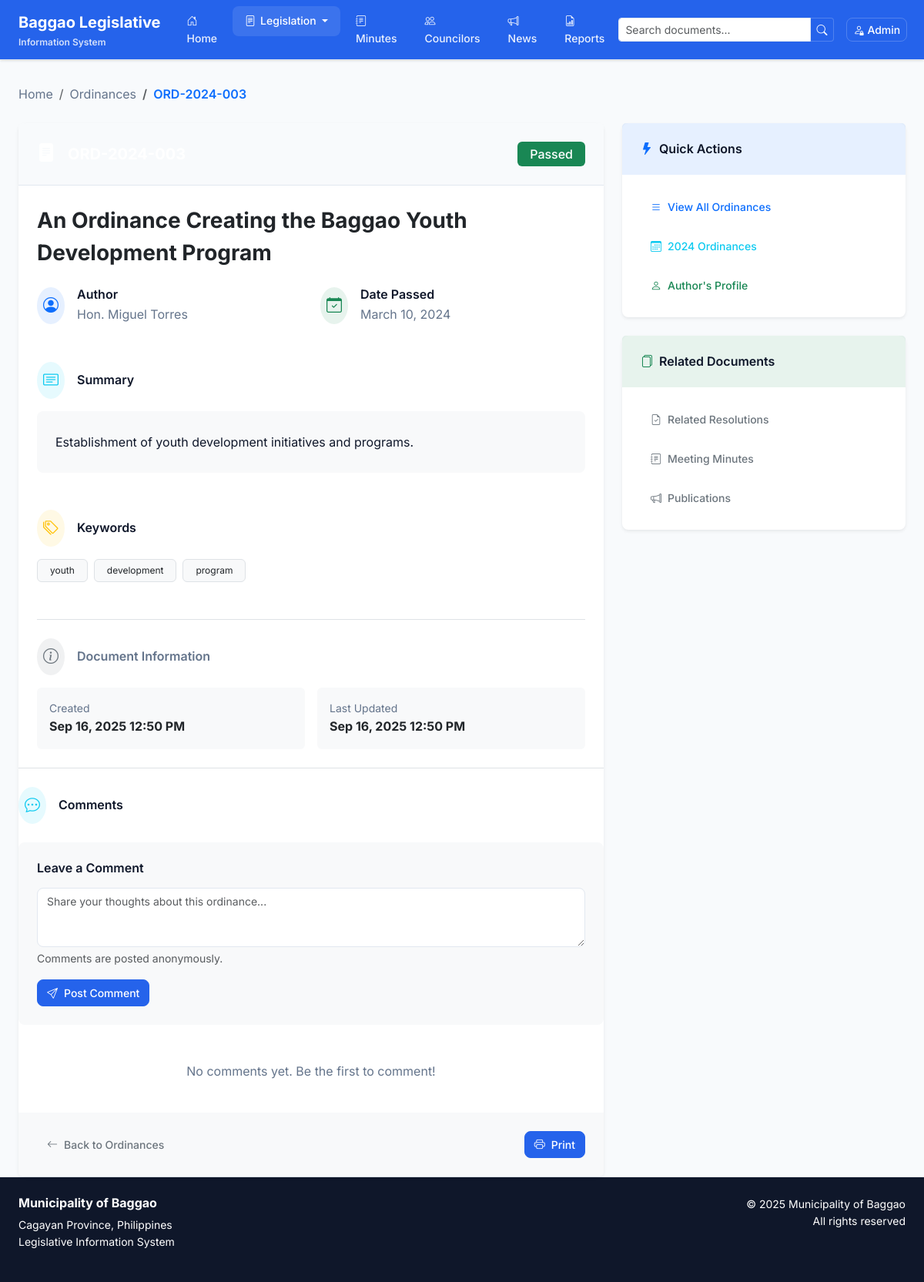
/ordinances/view/3, run on an earlier commit of the app's database.
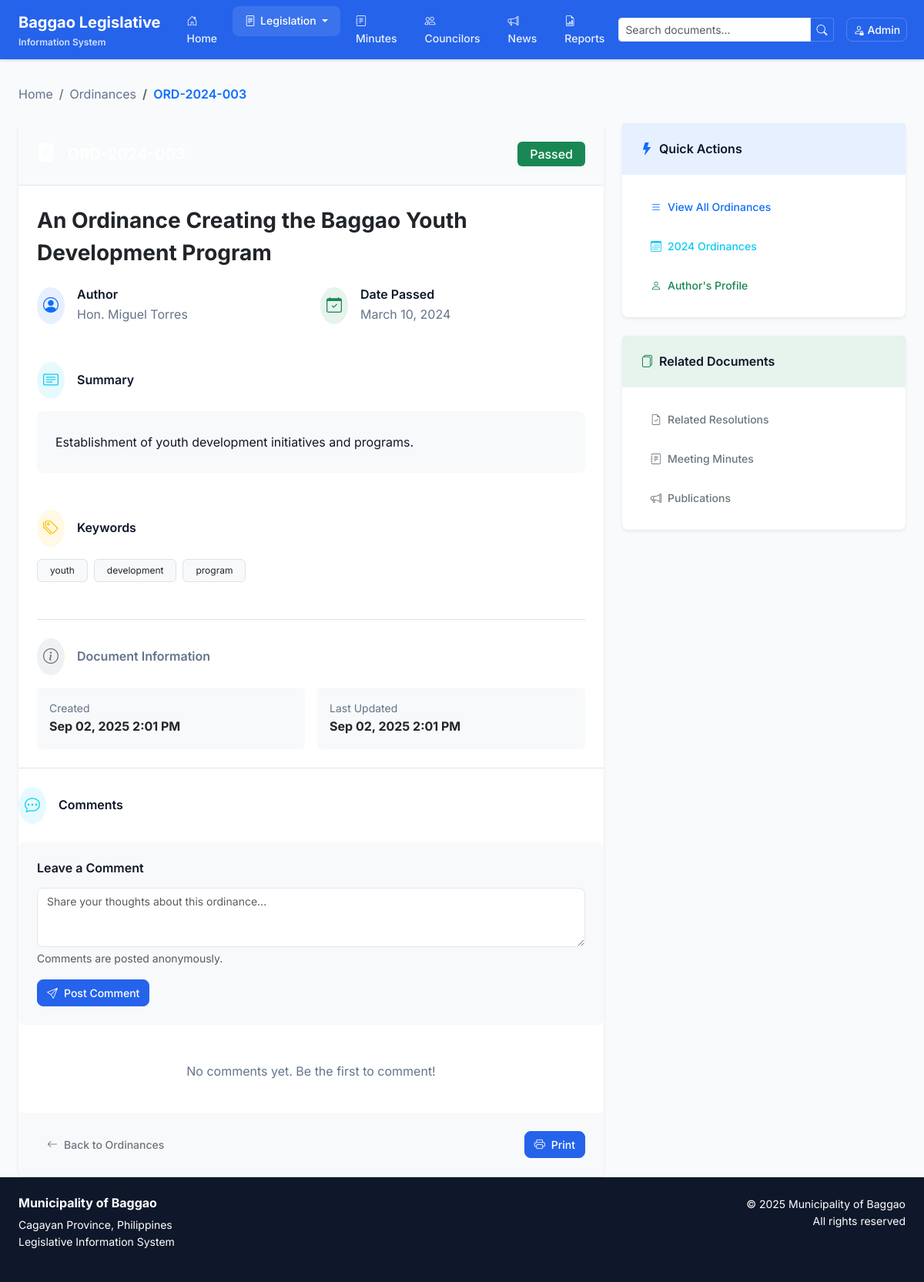
And on a later commit of the database.
### tables this page shows
CREATE TABLE `ordinances` (
  `id` int(11) NOT NULL,
  `ordinance_number` varchar(50) NOT NULL,
  `title` text NOT NULL,
  `author_id` int(11) NOT NULL,
  `date_passed` date NOT NULL,
  `status` enum('passed','pending','rejected') DEFAULT 'pending',
  `file_path` varchar(255) DEFAULT NULL,
  `summary` text DEFAULT NULL,
  `keywords` varchar(255) DEFAULT NULL,
  `created_at` timestamp NOT NULL DEFAULT current_timestamp(),
  `updated_at` timestamp NOT NULL DEFAULT current_timestamp() ON UPDATE current_timestamp()
);

CREATE TABLE `councilors` (
  `id` int(11) NOT NULL,
  `name` varchar(100) NOT NULL,
  `photo` varchar(255) DEFAULT NULL,
  `position` varchar(50) NOT NULL,
  `term_start` year(4) NOT NULL,
  `term_end` year(4) NOT NULL,
  `committees` text DEFAULT NULL,
  `contact_info` text DEFAULT NULL,
  `status` enum('active','inactive') DEFAULT 'active',
  `created_at` timestamp NOT NULL DEFAULT current_timestamp(),
  `updated_at` timestamp NOT NULL DEFAULT current_timestamp() ON UPDATE current_timestamp()
);

### core/Controller.php (called while the page is built, shortened)
<?php
class Controller {
    protected function loadView($view, $data = []) {
        extract($data);
        include "views/{$view}.php";
        include "views/layout.php";
    }
}
?>

### controllers/OrdinanceController.php (called while the page is built, shortened)
<?php
class OrdinanceController extends Controller {
    public function view($id) {
        $ordinanceModel = new Ordinance();
        $ordinance = $ordinanceModel->findByIdWithAuthor($id);
        $query = "SELECT * FROM ordinance_comments WHERE ordinance_id = :ordinance_id ORDER BY created_at DESC";
        $stmt = $this->db->prepare($query);
        $stmt->execute(['ordinance_id' => $id]);
        $comments = $stmt->fetchAll(PDO::FETCH_ASSOC);
        $data = [
            'ordinance' => $ordinance,
            'comments' => $comments
        ];
        $this->loadView('ordinances/view', $data);
    }
}
?>

### index.php (called while the page is built, shortened)
<?php
require_once 'config/database.php';
spl_autoload_register(function ($class_name) {
    $directories = [
        'models/',
        'controllers/',
        'core/'
    ];
    foreach ($directories as $directory) {
        $file = $directory . $class_name . '.php';
        if (file_exists($file)) {
            return;
        }
    }
});
$request = $_GET['page'] ?? 'home';
$action = $_GET['action'] ?? 'index';
$id = $_GET['id'] ?? null;
$routes = [
    'home' => 'HomeController',
    'ordinances' => 'OrdinanceController',
    'resolutions' => 'ResolutionController',
    'minutes' => 'MinuteController',
    'councilors' => 'CouncilorController',
    'publications' => 'PublicationController',
    'reports' => 'ReportController',
    'admin' => 'AdminController',
    'auth' => 'AuthController'
];
if (isset($routes[$request])) {
    $controller = new $controller_name();
    if (method_exists($controller, $action)) {
        $controller->$action($id);
    } else {
        $controller->index();
    }
} else {
    include 'views/404.php';
}
?>

### core/Model.php (called while the page is built, shortened)
<?php
class Model {
    public function __construct() {
        $database = new Database();
        $this->db = $database->getConnection();
    }
}
?>

### config/database.php (called while the page is built, shortened)
<?php
class Database {
    private $host = DB_HOST;
    private $db_name = DB_NAME;
    private $username = DB_USER;
    private $password = DB_PASS;
    private $conn = null;
    public function getConnection() {
        if ($this->conn === null) {
            try {
                $this->conn = new PDO(
                    "mysql:host=" . $this->host . ";dbname=" . $this->db_name,
                    $this->username,
                    $this->password,
                    array(
                        PDO::ATTR_ERRMODE => PDO::ERRMODE_EXCEPTION,
                        PDO::ATTR_DEFAULT_FETCH_MODE => PDO::FETCH_ASSOC,
                        PDO::MYSQL_ATTR_INIT_COMMAND => "SET NAMES utf8"
                    )
                );
            } catch(PDOException $exception) {
                echo "Connection error: " . $exception->getMessage();
                die();
            }
        }
        return $this->conn;
    }
}
?>

### models/Ordinance.php (called while the page is built, shortened)
<?php
class Ordinance extends Model {
    public function findByIdWithAuthor($id) {
        $sql = "SELECT o.*, c.name as author_name
                FROM ordinances o
                LEFT JOIN councilors c ON o.author_id = c.id
                WHERE o.id = ?";
        $stmt = $this->db->prepare($sql);
        $stmt->execute([$id]);
        return $stmt->fetch();
    }
}
?>

### views/ordinances/view.php (the view, shortened to what the changed rows need)
<div class="mb-4">
    <nav aria-label="breadcrumb">
        <ol class="breadcrumb mb-0">
            <li class="breadcrumb-item"><a href="<?= BASE_URL ?>" class="text-muted text-decoration-none">Home</a></li>
            <li class="breadcrumb-item"><a href="<?= BASE_URL ?>ordinances" class="text-muted text-decoration-none">Ordinances</a></li>
            <li class="breadcrumb-item active text-primary fw-semibold"><?= htmlspecialchars($ordinance['ordinance_number']) ?></li>
        </ol>
    </nav>
</div>
<div class="row g-4">
    <div class="col-lg-8">
        <div class="card border-0 shadow-sm">
            <div class="card-header bg-gradient-to-r from-primary to-secondary text-white d-flex justify-content-between align-items-center p-4">
                <h5 class="mb-0 fw-bold d-flex align-items-center">
                    <i class="bi bi-file-text-fill me-3 fs-4"></i>
                </h5>
                <span class="badge bg-<?= $ordinance['status'] === 'passed' ? 'success' : ($ordinance['status'] === 'pending' ? 'warning text-dark' : 'danger') ?> px-3 py-2 fs-6">
                    <?= ucfirst($ordinance['status']) ?>
                </span>
            </div>
            <div class="card-body p-4">
                <h3 class="card-title mb-4 text-dark fw-bold lh-base"><?= htmlspecialchars($ordinance['title']) ?></h3>
                <div class="row g-4 mb-5">
                    <div class="col-md-6">
                        <div class="d-flex align-items-start">
                            <div>
                                <h6 class="mb-1 fw-semibold">Author</h6>
                                <p class="text-muted mb-0"><?= htmlspecialchars($ordinance['author_name']) ?></p>
                            </div>
                        </div>
                    </div>
                    <div class="col-md-6">
                        <div class="d-flex align-items-start">
                            <div>
                                <h6 class="mb-1 fw-semibold">Date Passed</h6>
                                <p class="text-muted mb-0"><?= date('F d, Y', strtotime($ordinance['date_passed'])) ?></p>
                            </div>
                        </div>
                    </div>
                </div>
                <?php if (!empty($ordinance['summary'])): ?>
                    <div class="mb-5">
                        <div class="d-flex align-items-center mb-3">
                            <div class="bg-info bg-opacity-10 rounded-circle p-2 me-3">
                                <i class="bi bi-card-text text-info fs-5"></i>
                            </div>
                            <h6 class="mb-0 fw-semibold">Summary</h6>
                        </div>
                        <div class="bg-light rounded-3 p-4">
                            <p class="mb-0 lh-lg" style="text-align: justify;"><?= nl2br(htmlspecialchars($ordinance['summary'])) ?></p>
                        </div>
                    </div>
                <?php endif; ?>
                <?php if (!empty($ordinance['keywords'])): ?>
                    <div class="mb-5">
                        <div class="d-flex align-items-center mb-3">
                        </div>
                        <div class="d-flex flex-wrap gap-2">
                            <?php
                            $keywords = explode(',', $ordinance['keywords']);
                            foreach ($keywords as $keyword):
                            ?>
                                <span class="badge bg-light text-dark border px-3 py-2 fw-normal"><?= htmlspecialchars(trim($keyword)) ?></span>
                            <?php endforeach; ?>
                        </div>
                    </div>
                <?php endif; ?>
                <div class="border-top pt-4">
                    <div class="d-flex align-items-center mb-3">
                    </div>
                    <div class="row g-3">
                        <div class="col-md-6">
                            <div class="bg-light rounded-2 p-3">
                                <small class="text-muted d-block">Created</small>
                                <strong class="text-dark"><?= date('M d, Y g:i A', strtotime($ordinance['created_at'])) ?></strong>
                            </div>
                        </div>
                        <div class="col-md-6">
                            <div class="bg-light rounded-2 p-3">
                                <small class="text-muted d-block">Last Updated</small>
                                <strong class="text-dark"><?= date('M d, Y g:i A', strtotime($ordinance['updated_at'])) ?></strong>
                            </div>
                        </div>
                    </div>
                </div>
            </div>
        </div>
    </div>
    <div class="col-lg-4">
        <div class="card border-0 shadow-sm mb-4">
            <div class="card-body p-4">
                <div class="d-grid gap-3">
                    <a href="<?= BASE_URL ?>ordinances" class="btn btn-outline-primary d-flex align-items-center">
                        <i class="bi bi-list me-2"></i> View All Ordinances
                    </a>
                    <a href="<?= BASE_URL ?>ordinances?year=<?= date('Y', strtotime($ordinance['date_passed'])) ?>" class="btn btn-outline-info d-flex align-items-center">
                        <i class="bi bi-calendar3 me-2"></i> <?= date('Y', strtotime($ordinance['date_passed'])) ?> Ordinances
                    </a>
                    <a href="<?= BASE_URL ?>councilors/view/<?= $ordinance['author_id'] ?>" class="btn btn-outline-success d-flex align-items-center">
                        <i class="bi bi-person me-2"></i> Author's Profile
                    </a>
                </div>
            </div>
        </div>
    </div>
</div>

What changed in the data, as far as the page shows it:
changed ordinances "An Ordinance Creating the Baggao Youth Development Program": created_at "Sep 16, 2025 12:50 PM" → "Sep 02, 2025 2:01 PM"; updated_at "Sep 16, 2025 12:50 PM" → "Sep 02, 2025 2:01 PM"
